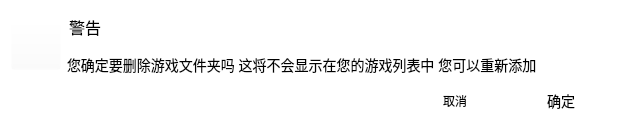
<?xml version="1.0" encoding="UTF-8"?>
<ui version="4.0">
 <class>Delete_Game_F_UI_J</class>
 <widget class="QDialog" name="Delete_Game_F_UI_J">
  <property name="geometry">
   <rect>
    <x>0</x>
    <y>0</y>
    <width>622</width>
    <height>127</height>
   </rect>
  </property>
  <property name="minimumSize">
   <size>
    <width>622</width>
    <height>127</height>
   </size>
  </property>
  <property name="maximumSize">
   <size>
    <width>622</width>
    <height>127</height>
   </size>
  </property>
  <property name="windowTitle">
   <string>Dialog</string>
  </property>
  <property name="styleSheet">
   <string notr="true">QDialog{background-color: rgb(255, 255, 255);}
#pushButton{border:2px solid rgba(235, 235, 235,0);height:25px;border-radius:5px;}
#pushButton::hover{background-color: rgb(192, 192, 192);}
#pushButton::pressed{background-color: rgb(169, 169, 169);}

#pushButton_2{background-color: rgba(255, 255, 255, 0);}

#pushButton_3{border:2px solid rgba(235, 235, 235,0);height:25px;border-radius:5px;}
#pushButton_3::hover{background-color: rgb(192, 192, 192);}
#pushButton_3::pressed{background-color: rgb(169, 169, 169);}</string>
  </property>
  <layout class="QGridLayout" name="gridLayout">
   <item row="2" column="4" colspan="3">
    <widget class="QPushButton" name="pushButton">
     <property name="minimumSize">
      <size>
       <width>100</width>
       <height>30</height>
      </size>
     </property>
     <property name="styleSheet">
      <string notr="true">font-size: 14px;</string>
     </property>
     <property name="text">
      <string>确定</string>
     </property>
    </widget>
   </item>
   <item row="0" column="1" colspan="6">
    <widget class="QLabel" name="label_2">
     <property name="styleSheet">
      <string notr="true">font-size: 16px;</string>
     </property>
     <property name="text">
      <string>警告</string>
     </property>
     <property name="margin">
      <number>0</number>
     </property>
     <property name="indent">
      <number>2</number>
     </property>
    </widget>
   </item>
   <item row="0" column="0" rowspan="2">
    <widget class="QPushButton" name="pushButton_2">
     <property name="minimumSize">
      <size>
       <width>50</width>
       <height>50</height>
      </size>
     </property>
     <property name="maximumSize">
      <size>
       <width>50</width>
       <height>50</height>
      </size>
     </property>
     <property name="text">
      <string/>
     </property>
     <property name="icon">
      <iconset>
       <normaloff>../../picture/trash_red.png</normaloff>../../picture/trash_red.png</iconset>
     </property>
     <property name="iconSize">
      <size>
       <width>40</width>
       <height>40</height>
      </size>
     </property>
    </widget>
   </item>
   <item row="2" column="0" colspan="3">
    <spacer name="horizontalSpacer">
     <property name="orientation">
      <enum>Qt::Horizontal</enum>
     </property>
     <property name="sizeHint" stdset="0">
      <size>
       <width>434</width>
       <height>27</height>
      </size>
     </property>
    </spacer>
   </item>
   <item row="1" column="1" colspan="6">
    <widget class="QLabel" name="label">
     <property name="styleSheet">
      <string notr="true">font-size: 14px;</string>
     </property>
     <property name="text">
      <string>您确定要删除游戏文件夹吗 这将不会显示在您的游戏列表中 您可以重新添加</string>
     </property>
     <property name="wordWrap">
      <bool>true</bool>
     </property>
    </widget>
   </item>
   <item row="2" column="3">
    <widget class="QPushButton" name="pushButton_3">
     <property name="minimumSize">
      <size>
       <width>100</width>
       <height>30</height>
      </size>
     </property>
     <property name="text">
      <string>取消</string>
     </property>
    </widget>
   </item>
  </layout>
 </widget>
 <resources>
  <include location="../qrc/Java_Dowmloader.qrc"/>
 </resources>
 <connections/>
</ui>
